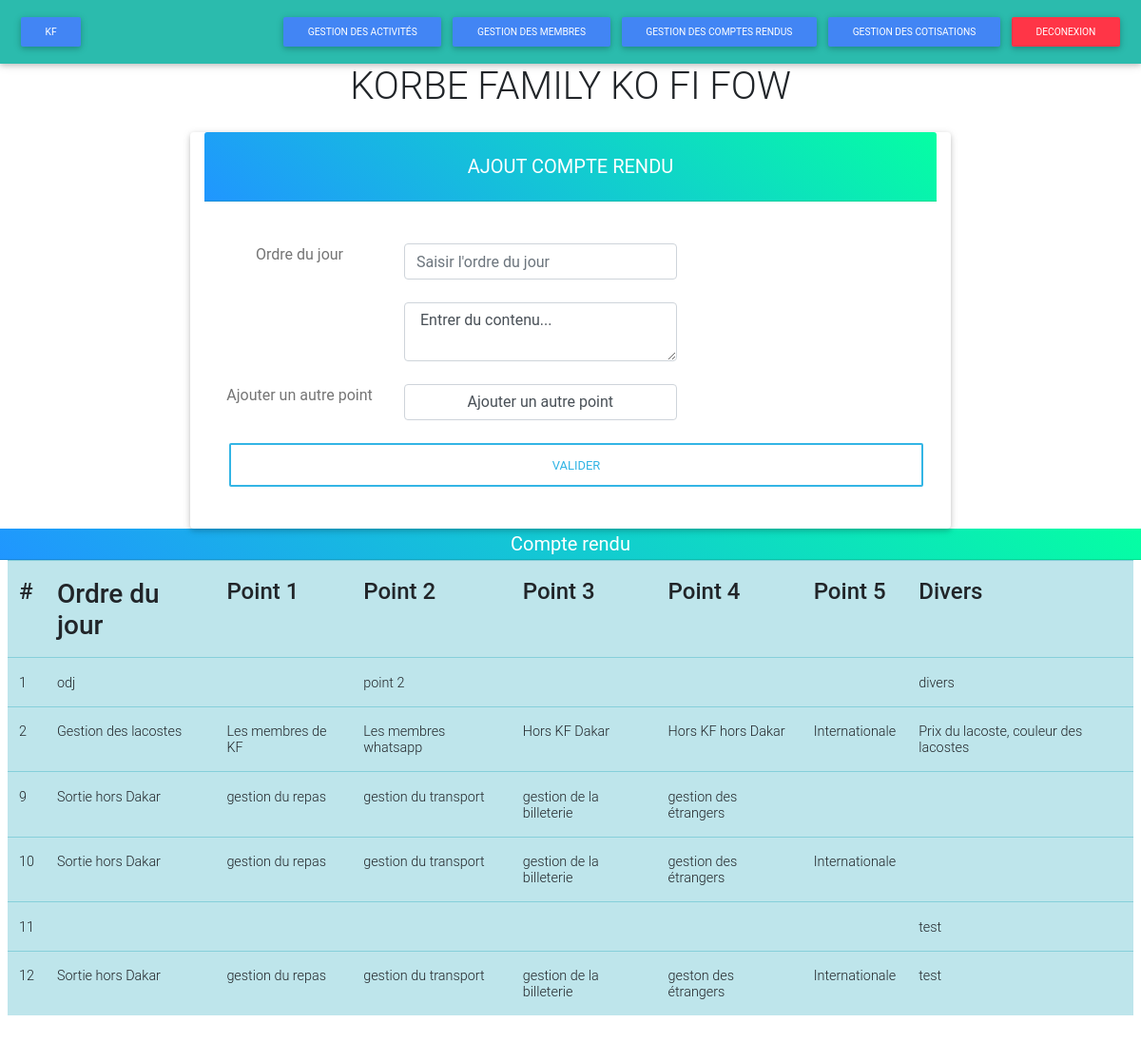
/compteRendus/compteRendu.php, run on the app's committed database.
### tables this page shows
CREATE TABLE `compte_rendu` (
  `id` int(11) NOT NULL AUTO_INCREMENT,
  `odj` varchar(200) DEFAULT NULL,
  `point1` varchar(200) DEFAULT NULL,
  `point2` varchar(200) DEFAULT NULL,
  `point3` varchar(200) DEFAULT NULL,
  `point4` varchar(200) DEFAULT NULL,
  `point5` varchar(200) DEFAULT NULL,
  `divers` varchar(200) DEFAULT NULL,
  PRIMARY KEY (`id`)
);

### public/fonctions/requetes.php (called while the page is built, shortened)
<?php
require_once 'bdd.php';
    function affichage()
    {
        global $base;
        $req = "SELECT * FROM compte_rendu";
        return $base->query($req)->fetchAll();
    }

### compteRendus/compteRendu.php (the view, shortened to what this page needs)
<?php
include_once '../public/fonctions/requetes.php';
include_once '../folders/navbar.php';
include_once '../public/header.php';
?>
    <div class="card mt-4 container col-md-8">
        <h5 class="card-header aqua-gradient info-color white-text text-center py-4">
            <strong>AJOUT COMPTE RENDU</strong>
        </h5>
        <div class="card-body">
            <form class="text-center" id = "form" style="color: #757575;" action="#!" method="post">
                    <div class="row mt-4" >
                        <div class="col-md-3">
                            <label>Ordre du jour</label>
                        </div>
                        <div class="col-md-5">
                            <input type="textArea" name="odj" class="form-control" placeholder="Saisir l'ordre du jour">
                        </div>
                    </div>
                    <div class="row mt-4" id = "content">
                        <div class="col-md-3">
                        </div>
                        <div class="col-md-5">
                            <textarea name="point1" class="form-control"> Entrer du contenu... </textarea>
                        </div>
                    </div>
                    <div class="row mt-4" id = "lastDiv" >
                        <div class="col-md-3">
                            <label>Ajouter un autre point</label>
                        </div>
                        <div class="col-md-5">
                            <input type = "button" value = "Ajouter un autre point" class="form-control" onClick="cloneDiv()">
                        </div>
                    </div>
                <button id = "myButton" class="btn btn-outline-info btn-rounded btn-block z-depth-0 my-4 waves-effect" type="submit" name= "ajouter">valider</button>
            </form>
        </div>
    </div>
        <h5 class="card-header aqua-gradient info-color white-text text-center py-1">
            <strong>Compte rendu</strong>
        </h5>
    <div class="card-body px-lg-2 pt-0">
        <table class="table table-info">
            <tr>
                <th class="h4">#</th>
                <th class="h3">Ordre du jour</th>
                <th class="h4">Point 1</th>
                <th class="h4">Point 2</th>
                <th class="h4">Point 3</th>
                <th class="h4">Point 4</th>
                <th class="h4">Point 5</th>
                <th class="h4">Divers</th>
            </tr>
            <?php
            $compteRendu = affichage();
            foreach ($compteRendu as $p){
                ?>
                <tr>
                    <td> <?= $p['id'] ?> </td>
                    <td> <?= $p['odj'] ?></td>
                    <td> <?= $p['point1'] ?> </td>
                    <td> <?= $p['point2'] ?> </td>
                    <td> <?= $p['point3'] ?> </td>
                    <td> <?= $p['point4'] ?> </td>
                    <td> <?= $p['point5'] ?> </td>
                    <td> <?= $p['divers'] ?> </td>
                </tr>
            <?php  }
            ?>
        </table>
    </div>
</body>
</html>

### folders/navbar.php
  <link rel="stylesheet" type="text/css" href="../public/asset/css/bootstrap.css">
  <link rel="stylesheet" type="text/css" href="../public/asset/css/mdb.css">
  <nav class="navbar navbar-dark default-color justify-content-between">
    <a href="accueil.php" class="btn btn-sm btn-primary" >KF</a>
    <form class="form-inline my-1">
      <a href="../activities/activity.php" class="btn btn-sm btn-primary">Gestion des activités</a>
      <a href="../members/membre.php" class="btn btn-sm btn-primary">Gestion des membres</a>
      <a href="../compteRendus/compteRendu.php" class="btn btn-sm btn-primary">Gestion des comptes rendus</a>
      <a href="../cotisations/cotisation.php" class="btn btn-sm btn-primary">Gestion des cotisations</a>
      <a href="../index.php" class="btn  btn-sm btn-danger">DECONEXION</a>
    </form>
</nav>
<h1 align="center"><marquee> KORBE FAMILY KO FI FOW</marquee></h1>

### public/header.php
<link rel="stylesheet" type="text/css" href="public/asset/css/bootstrap.css">
<link rel="stylesheet" type="text/css" href="public/asset/css/mdb.css">

### data on the page
compte_rendu: id "1", odj "odj", point2 "point 2", divers "divers"
compte_rendu: id "2", odj "Gestion des lacostes", point1 "Les membres de KF", point2 "Les membres whatsapp", point3 "Hors KF Dakar", point4 "Hors KF hors Dakar", point5 "Internationale", divers "Prix du lacoste, couleur des lacostes"
compte_rendu: id "9", odj "Sortie hors Dakar", point1 "gestion du repas", point2 "gestion du transport", point3 "gestion de la billeterie", point4 "gestion des étrangers"
compte_rendu: id "10", odj "Sortie hors Dakar", point1 "gestion du repas", point2 "gestion du transport", point3 "gestion de la billeterie", point4 "gestion des étrangers", point5 "Internationale"
compte_rendu: id "11", divers "test"
compte_rendu: id "12", odj "Sortie hors Dakar", point1 "gestion du repas", point2 "gestion du transport", point3 "gestion de la billeterie", point4 "geston des étrangers", point5 "Internationale", divers "test"
